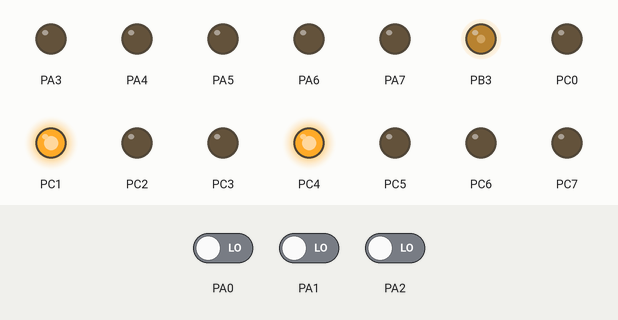
This program was run on a simulated ATmega32, built with avr-gcc and emulated at 16 MHz. On the bench: output pins drawn as LEDs (lit = HIGH). Inputs (shaded band) come from the test bench; at power-on: PA0 LOW, PA1 LOW, PA2 LOW.

Above: at 1.2 s.
1.3 s: PA0 driven HIGH and PA1 driven HIGH
At 5.2 s:
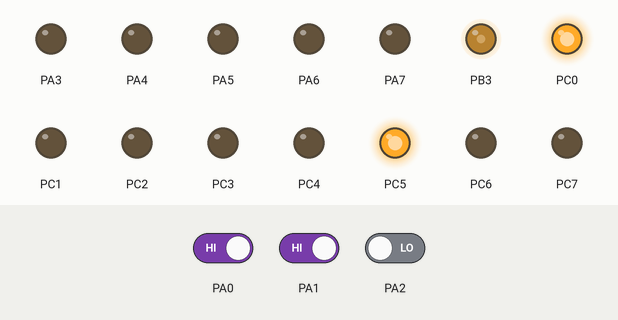
Timing chart, 0 to 6.7 s (numbered marks = the images above; inputs shaded):
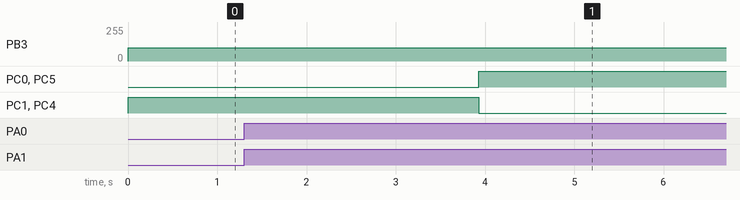

The program:

main.c
```c
/*
 * Line blady.c
 *
 * Created: 4/19/2016 12:32:33 PM
 * Author : Mohamed
 */
#define  F_CPU 16000000
#include <avr/io.h>
#include <util/delay.h>
#include "Inc.h"

float pGain = 212.8902;
float iGain = 630.8826;
float dGain = 17.9598;
int32_t eInteg = 0;
int32_t eprev = 0;
int  delay = 10;
float control;
float s;

float Readsensors()
{
	float avgsensor = 0.0;
	uint8_t sensor1,sensor2,sensor3;

	if (PINA == 0b00000110)
	{
		sensor1 = 1;
	}
	else
	{
		sensor1 = 0;
	}

	if (PINA == 0b00000101)
	{
		sensor2 = 1;
	}
	else
	{
		sensor2 = 0;
	}

	if (PINA == 0b00000011)
	{
		sensor3 = 1;
	}
	else
	{
		sensor3 = 0;
	}

	if (sensor1 == 0 && sensor2 == 0 && sensor3 == 0)
	{
		return 0xFF;
	}

	avgsensor = (float) sensor1*1 + sensor2*2 + sensor3*3;
	avgsensor = (float) avgsensor / (sensor1 + sensor2 + sensor3);

	return avgsensor;
}

float PID(float cur_value , float req_value)
{
	float pid,error;

	error = cur_value - req_value;
	eInteg += error;
	eprev = error;
	pid = (pGain * error) + (iGain * eInteg) + (dGain * (error - eprev));


	return pid;
}

void DelayMs(uint8_t ms)
{
	uint8_t i;
	for (i=0;i<ms;i++)
	{
		_delay_ms(1);
	}
}

int main(void)
{
	pwm_init();
	DDRA = 0xf8;
	float sprev=0;

	while (1)
    {
			s = Readsensors();

			if (s == 0xFF)
			{
				s = sprev;
			}

			control = PID(s , 2.0);

			if (control > 200)
			{
				control = 200;
			}

			if (control < -200)
			{
				control = -200;
			}

			if (control > 0.0)
			{
				if (control > 100)
				{
					PORTC = 0b00100001;
					OCR2 = control - 100;
					OCR0 = 100;
				}
				else
				{
					PORTC = 0b00010001;
					OCR2 = 100 - control;
					OCR0 = 100;
				}
			}

			if (control <= 0.0)
			{
				if (control < -100)
				{
					PORTC = 0b00010010;
					OCR0 = -(control + 100);
					OCR2 = 100;
				}
				else
				{
					PORTC = 0b00010001;
					OCR0 = 100 + control;
					OCR2 = 100;
				}

			}

			DelayMs(delay);
			sprev = s;

		/////////////////////////////////////////////////////////
	  /*  if (PINA == 0b00000101)			// forward
		{
			PORTC = 0b00010001;
			OCR0 = 80;
			OCR2 = 80;
		}
		else if (PINA == 0b00000011 || PINA == 0b00000001 )	// right
		{
			PORTC = 0b00000001;
			OCR0 = 100;

		}
		else if (PINA == 0b00000110 || PINA == 0b00000100)	// left
		{
			PORTC = 0b00010000;
			OCR2 = 100;

		}*/
	  ////////////////////////////////////////////////////////////

	}
}
```

Inc.h
```c
/*
 * Inc.h
 *
 * Created: 4/19/2016 12:35:40 PM
 *  Author: Mohamed
 */


#ifndef INC_H_
#define INC_H_


void pwm_init();
//void Motor (unsigned char dir1, unsigned char duty1, unsigned char duty2);

#endif /* INC_H_ */
```

Motor.c
```c
/*
 * Motor.c
 *
 * Created: 4/19/2016 12:34:33 PM
 *  Author: Mohamed
 */

#define F_CPU 16000000
#include <util/delay.h>
#include <avr/io.h>
#include "Inc.h"

void pwm_init()
{

	TCCR0|= (1<<WGM00)|(1<<WGM01)|(1<<COM01)|(1<<CS02);    //Mode = Fast PWM & PWM Output  = Non Inverted  & Fc = 16M/64 = 250k
	TCCR2|= (1<<WGM20)|(1<<WGM21)|(1<<COM21)|(1<<CS22)|(1<<CS21);    //Mode = Fast PWM & PWM Output  = Non Inverted & Fc = 16M/64 = 250k
	DDRC = 0xff;
	DDRD |= (1<<PD7);	 // OCR2 output
	DDRB |= (1<<PB3);    // OCR0 output
}

/******************************************************************************
void Motor (unsigned char dir1, unsigned char duty1, unsigned char duty2)
{


	if(dir1 == 'F')
	{
		PORTC = 0b00010001;
	}
	else if(dir1=='L')
	{
		PORTC = 0b00000001;
	}
	else if(dir1 == 'R')
	{
		PORTC = 0b00010000;
	}

	//OCR0= duty1;
	//OCR2= duty2;

}
*********************************************************************************/
/*void Motor2 (unsigned char dir2, unsigned char duty2)
{
	OCR2= duty2;

	if(dir2 == 'f')
	{
		PORTC|=(1<<PC4);  //Forward
		PORTC&=(~(1<<PC5));
	}
	else if (dir2 == 'b')
	{
		PORTC|=(1<<PC5);
		PORTC&=(~(1<<PC4)); // back
	}
	else if (dir2 == 's')
	{
		PORTC&=(~(1<<PC5));
		PORTC&=(~(1<<PC4));
	}
}*/
```

Measured:
- after the input at 1.3 s, PC0, PC5: LOW → HIGH after 2.6 s; PC1, PC4: HIGH → LOW after 2.6 s
